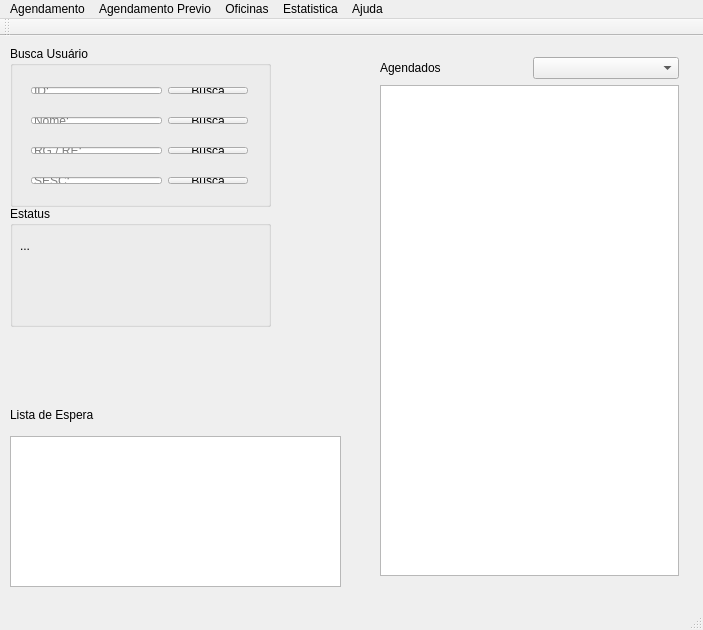
<?xml version="1.0" encoding="UTF-8"?>
<ui version="4.0">
 <class>IlivreSystem</class>
 <widget class="QMainWindow" name="IlivreSystem">
  <property name="geometry">
   <rect>
    <x>0</x>
    <y>0</y>
    <width>703</width>
    <height>630</height>
   </rect>
  </property>
  <property name="windowTitle">
   <string>IlivreSystem</string>
  </property>
  <widget class="QWidget" name="centralWidget">
   <widget class="QTableView" name="tableView_2">
    <property name="geometry">
     <rect>
      <x>10</x>
      <y>400</y>
      <width>331</width>
      <height>151</height>
     </rect>
    </property>
   </widget>
   <widget class="QLabel" name="label">
    <property name="geometry">
     <rect>
      <x>10</x>
      <y>370</y>
      <width>111</width>
      <height>17</height>
     </rect>
    </property>
    <property name="text">
     <string>Lista de Espera</string>
    </property>
   </widget>
   <widget class="QWidget" name="layoutWidget">
    <property name="geometry">
     <rect>
      <x>369</x>
      <y>10</y>
      <width>321</width>
      <height>541</height>
     </rect>
    </property>
    <layout class="QVBoxLayout" name="verticalLayout">
     <item>
      <layout class="QHBoxLayout" name="horizontalLayout_5">
       <item>
        <widget class="QLabel" name="label_2">
         <property name="text">
          <string>Agendados</string>
         </property>
        </widget>
       </item>
       <item>
        <widget class="QComboBox" name="comboBox"/>
       </item>
      </layout>
     </item>
     <item>
      <widget class="QTableView" name="tableView"/>
     </item>
    </layout>
   </widget>
   <widget class="QGroupBox" name="groupBox">
    <property name="geometry">
     <rect>
      <x>10</x>
      <y>10</y>
      <width>261</width>
      <height>161</height>
     </rect>
    </property>
    <property name="title">
     <string>Busca Usuário</string>
    </property>
    <widget class="QWidget" name="layoutWidget">
     <property name="geometry">
      <rect>
       <x>10</x>
       <y>30</y>
       <width>239</width>
       <height>29</height>
      </rect>
     </property>
     <layout class="QHBoxLayout" name="horizontalLayout">
      <item>
       <widget class="QLineEdit" name="input_id">
        <property name="placeholderText">
         <string>ID:</string>
        </property>
       </widget>
      </item>
      <item>
       <widget class="QPushButton" name="busca_id">
        <property name="text">
         <string>Busca</string>
        </property>
       </widget>
      </item>
     </layout>
    </widget>
    <widget class="QWidget" name="layoutWidget">
     <property name="geometry">
      <rect>
       <x>10</x>
       <y>90</y>
       <width>239</width>
       <height>29</height>
      </rect>
     </property>
     <layout class="QHBoxLayout" name="horizontalLayout_3">
      <item>
       <widget class="QLineEdit" name="input_rg">
        <property name="text">
         <string/>
        </property>
        <property name="placeholderText">
         <string>RG / RE:</string>
        </property>
       </widget>
      </item>
      <item>
       <widget class="QPushButton" name="busca_rg">
        <property name="text">
         <string>Busca</string>
        </property>
       </widget>
      </item>
     </layout>
    </widget>
    <widget class="QWidget" name="layoutWidget">
     <property name="geometry">
      <rect>
       <x>10</x>
       <y>60</y>
       <width>239</width>
       <height>29</height>
      </rect>
     </property>
     <layout class="QHBoxLayout" name="horizontalLayout_2">
      <item>
       <widget class="QLineEdit" name="input_name">
        <property name="text">
         <string/>
        </property>
        <property name="placeholderText">
         <string>Nome:</string>
        </property>
       </widget>
      </item>
      <item>
       <widget class="QPushButton" name="busca_nome">
        <property name="text">
         <string>Busca</string>
        </property>
       </widget>
      </item>
     </layout>
    </widget>
    <widget class="QWidget" name="layoutWidget">
     <property name="geometry">
      <rect>
       <x>10</x>
       <y>120</y>
       <width>239</width>
       <height>29</height>
      </rect>
     </property>
     <layout class="QHBoxLayout" name="horizontalLayout_4">
      <item>
       <widget class="QLineEdit" name="input_sesc">
        <property name="text">
         <string/>
        </property>
        <property name="placeholderText">
         <string>SESC:</string>
        </property>
       </widget>
      </item>
      <item>
       <widget class="QPushButton" name="busca_sesc">
        <property name="text">
         <string>Busca</string>
        </property>
       </widget>
      </item>
     </layout>
    </widget>
   </widget>
   <widget class="QGroupBox" name="groupBox_2">
    <property name="geometry">
     <rect>
      <x>10</x>
      <y>170</y>
      <width>261</width>
      <height>121</height>
     </rect>
    </property>
    <property name="title">
     <string>Estatus</string>
    </property>
    <widget class="QLabel" name="connectedLabel">
     <property name="geometry">
      <rect>
       <x>10</x>
       <y>30</y>
       <width>211</width>
       <height>20</height>
      </rect>
     </property>
     <property name="text">
      <string>...</string>
     </property>
    </widget>
   </widget>
  </widget>
  <widget class="QMenuBar" name="menuBar">
   <property name="geometry">
    <rect>
     <x>0</x>
     <y>0</y>
     <width>703</width>
     <height>25</height>
    </rect>
   </property>
   <widget class="QMenu" name="menuAgendamento">
    <property name="title">
     <string>Agendamento</string>
    </property>
   </widget>
   <widget class="QMenu" name="menuAgendamento_Previo">
    <property name="title">
     <string>Agendamento Previo</string>
    </property>
    <addaction name="actionVer_Lista_Previa"/>
   </widget>
   <widget class="QMenu" name="menuInscri_oes_Oficinas">
    <property name="title">
     <string>Oficinas</string>
    </property>
   </widget>
   <widget class="QMenu" name="menuEstatistica">
    <property name="title">
     <string>Estatistica</string>
    </property>
   </widget>
   <widget class="QMenu" name="menuAjuda">
    <property name="title">
     <string>Ajuda</string>
    </property>
    <addaction name="actionFerramentas_Administrativas"/>
    <addaction name="separator"/>
    <addaction name="actionFerramentas_Administrativas_2"/>
   </widget>
   <addaction name="menuAgendamento"/>
   <addaction name="menuAgendamento_Previo"/>
   <addaction name="menuInscri_oes_Oficinas"/>
   <addaction name="menuEstatistica"/>
   <addaction name="menuAjuda"/>
  </widget>
  <widget class="QToolBar" name="mainToolBar">
   <attribute name="toolBarArea">
    <enum>TopToolBarArea</enum>
   </attribute>
   <attribute name="toolBarBreak">
    <bool>false</bool>
   </attribute>
  </widget>
  <widget class="QStatusBar" name="statusBar"/>
  <action name="actionVer_Lista_Previa">
   <property name="text">
    <string>Ver Lista Previa</string>
   </property>
  </action>
  <action name="actionFerramentas_Administrativas">
   <property name="text">
    <string>Manual</string>
   </property>
  </action>
  <action name="actionFerramentas_Administrativas_2">
   <property name="text">
    <string>Ferramentas Administrativas</string>
   </property>
  </action>
  <action name="actionLista_de_oficinas">
   <property name="text">
    <string>Lista de oficinas</string>
   </property>
  </action>
 </widget>
 <layoutdefault spacing="6" margin="11"/>
 <resources/>
 <connections/>
</ui>
